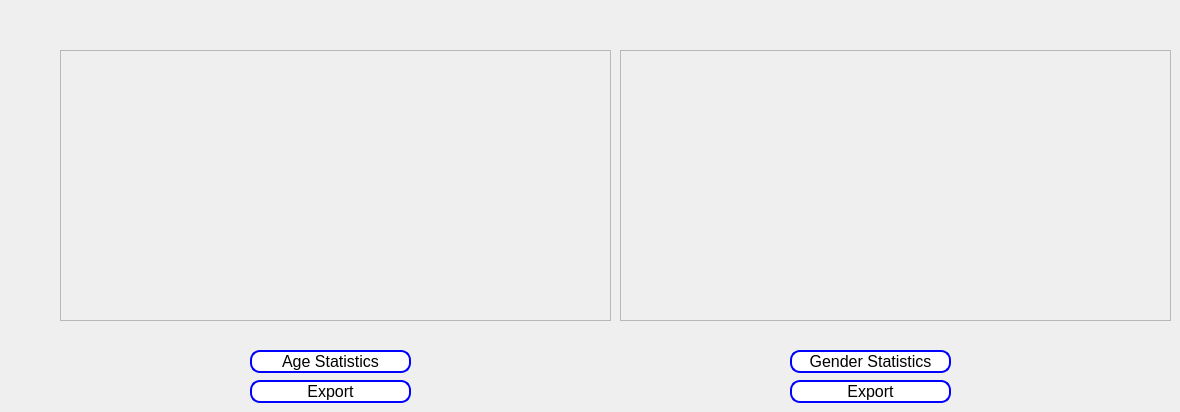
      <widget class="QWidget" name="tab_7">
       <attribute name="title">
        <string>Statistics</string>
       </attribute>
       <widget class="QPushButton" name="AgeStatButton">
        <property name="geometry">
         <rect>
          <x>250</x>
          <y>350</y>
          <width>161</width>
          <height>23</height>
         </rect>
        </property>
        <property name="styleSheet">
         <string notr="true">background-color: #ffffff; /* Fond blanc */
    border: 2px solid blue; /* Bordure bleue */
    border-radius: 10px; /* Coins arrondis */
    padding: 1px 2px; /* Espacement intérieur */
    color: black; /* Couleur du texte */
    font-size: 16px; /* Taille de la police */
   
   </string>
        </property>
        <property name="text">
         <string>Age Statistics</string>
        </property>
       </widget>
       <widget class="QFrame" name="AgeStatFrame">
        <property name="geometry">
         <rect>
          <x>60</x>
          <y>50</y>
          <width>551</width>
          <height>271</height>
         </rect>
        </property>
        <property name="frameShape">
         <enum>QFrame::StyledPanel</enum>
        </property>
        <property name="frameShadow">
         <enum>QFrame::Raised</enum>
        </property>
       </widget>
       <widget class="QPushButton" name="AgeStatExport">
        <property name="geometry">
         <rect>
          <x>250</x>
          <y>380</y>
          <width>161</width>
          <height>23</height>
         </rect>
        </property>
        <property name="styleSheet">
         <string notr="true">background-color: #ffffff; /* Fond blanc */
    border: 2px solid blue; /* Bordure bleue */
    border-radius: 10px; /* Coins arrondis */
    padding: 1px 2px; /* Espacement intérieur */
    color: black; /* Couleur du texte */
    font-size: 16px; /* Taille de la police */
   
   </string>
        </property>
        <property name="text">
         <string>Export</string>
        </property>
       </widget>
       <widget class="QFrame" name="GenderStatFrame">
        <property name="geometry">
         <rect>
          <x>620</x>
          <y>50</y>
          <width>551</width>
          <height>271</height>
         </rect>
        </property>
        <property name="frameShape">
         <enum>QFrame::StyledPanel</enum>
        </property>
        <property name="frameShadow">
         <enum>QFrame::Raised</enum>
        </property>
       </widget>
       <widget class="QPushButton" name="GenderStatButton">
        <property name="geometry">
         <rect>
          <x>790</x>
          <y>350</y>
          <width>161</width>
          <height>23</height>
         </rect>
        </property>
        <property name="styleSheet">
         <string notr="true">background-color: #ffffff; /* Fond blanc */
    border: 2px solid blue; /* Bordure bleue */
    border-radius: 10px; /* Coins arrondis */
    padding: 1px 2px; /* Espacement intérieur */
    color: black; /* Couleur du texte */
    font-size: 16px; /* Taille de la police */
   
   </string>
        </property>
        <property name="text">
         <string>Gender Statistics</string>
        </property>
       </widget>
       <widget class="QPushButton" name="GenderStatExport">
        <property name="geometry">
         <rect>
          <x>790</x>
          <y>380</y>
          <width>161</width>
          <height>23</height>
         </rect>
        </property>
        <property name="styleSheet">
         <string notr="true">background-color: #ffffff; /* Fond blanc */
    border: 2px solid blue; /* Bordure bleue */
    border-radius: 10px; /* Coins arrondis */
    padding: 1px 2px; /* Espacement intérieur */
    color: black; /* Couleur du texte */
    font-size: 16px; /* Taille de la police */
   
   </string>
        </property>
        <property name="text">
         <string>Export</string>
        </property>
       </widget>
      </widget>
